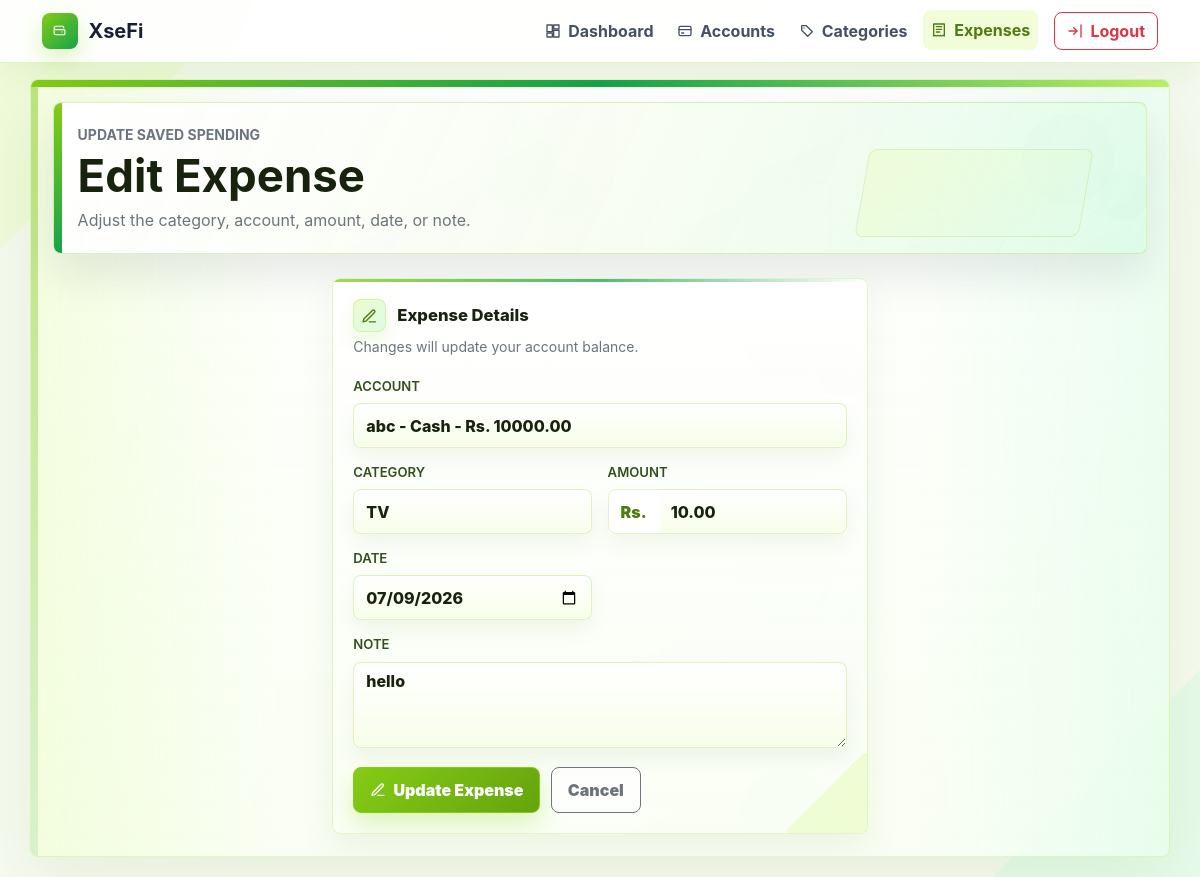
The page /expenses/21/edit (signed in) on the database its author committed.
### tables this page shows
CREATE TABLE expenses (
            id INTEGER PRIMARY KEY AUTOINCREMENT,
            user_id INTEGER NOT NULL,
            account_id INTEGER NOT NULL,
            category TEXT NOT NULL,
            amount REAL NOT NULL,
            note TEXT,
            spent_on TEXT NOT NULL,
            created_at TEXT NOT NULL,
            FOREIGN KEY (user_id) REFERENCES users (id),
            FOREIGN KEY (account_id) REFERENCES accounts (id)
        );

### expense.py (the view, shortened to what this page needs)
@app.route("/expenses/<int:expense_id>/edit", methods=["GET", "POST"])
@login_required
def edit_expense(expense_id):
    db = get_db()
    expense = db.execute(
        "SELECT * FROM expenses WHERE id = ? AND user_id = ?",
        (expense_id, session["user_id"]),
    ).fetchone()
    if not expense:
        flash("Expense not found.", "danger")
        return redirect(url_for("expenses"))
    accounts_for_user = user_accounts(session["user_id"])
    category_rows = user_categories(session["user_id"])
    if request.method == "GET":
        return render_template(
            "edit_expense.html",
            expense=expense,
            accounts=accounts_for_user,
            categories=category_rows,
        )

### expense.py (called while the page is built, shortened)
def get_db():
    if "db" not in g:
        os.makedirs(app.instance_path, exist_ok=True)
        g.db = sqlite3.connect(app.config["DATABASE"])
        g.db.row_factory = sqlite3.Row
        g.db.execute("PRAGMA journal_mode=MEMORY")
        g.db.execute("PRAGMA foreign_keys=ON")
    return g.db

def merge_duplicate_accounts(db):
    duplicate_groups = db.execute(
        """
        SELECT
            user_id,
            LOWER(TRIM(name)) AS normalized_name,
            type,
            MIN(id) AS keep_id,
            SUM(balance) AS total_balance,
            COUNT(*) AS account_count
        FROM accounts
        GROUP BY user_id, normalized_name, type
        HAVING account_count > 1
        """
    ).fetchall()

@app.before_request
def ensure_database():
    init_db()

def current_user():
    user_id = session.get("user_id")
    if not user_id:
        return None
    return get_db().execute("SELECT * FROM users WHERE id = ?", (user_id,)).fetchone()

@app.context_processor
def inject_globals():
    return {"current_user": current_user(), "low_balance_limit": LOW_BALANCE_LIMIT}

def login_required(view):
    @wraps(view)
    def wrapped_view(*args, **kwargs):
        if not session.get("user_id"):
            flash("Please login first.", "warning")
            return redirect(url_for("login"))
        return view(*args, **kwargs)
    return wrapped_view

def user_accounts(user_id):
    return get_db().execute(
        "SELECT * FROM accounts WHERE user_id = ? ORDER BY created_at DESC", (user_id,)
    ).fetchall()

def user_categories(user_id):
    return get_db().execute(
        """
        SELECT categories.*
        FROM categories
        LEFT JOIN expenses
            ON expenses.user_id = categories.user_id
            AND expenses.category = categories.name
        WHERE categories.user_id = ?
        GROUP BY categories.id
        ORDER BY COUNT(expenses.id) DESC, COALESCE(SUM(expenses.amount), 0) DESC, categories.name
        """,
        (user_id,),
    ).fetchall()

### templates/edit_expense.html (shortened to what this page needs)
{% extends "base.html" %}
{% block content %}
<section class="page-hero mb-4">
    <div>
        <p class="text-uppercase text-secondary fw-bold small mb-1">Update saved spending</p>
        <h1 class="fw-bold mb-1">Edit Expense</h1>
        <p class="text-secondary mb-0">Adjust the category, account, amount, date, or note.</p>
    </div>
</section>
<section class="row justify-content-center">
    <div class="col-lg-7 col-xl-6">
        <article class="card app-card edit-expense-card">
            <div class="card-header bg-white border-0 pb-0">
                <h2 class="section-title mb-1"><span class="title-icon"><svg class="icon"><use href="#icon-edit"></use></svg></span>Expense Details</h2>
                <p class="text-secondary small mb-0">Changes will update your account balance.</p>
            </div>
            <div class="card-body">
                <form method="post" class="edit-expense-form">
                    <div class="edit-field edit-field-wide">
                        <label class="form-label fw-semibold">Account</label>
                        <select class="form-select edit-control" name="account_id" required>
                            {% for account in accounts %}
                                <option value="{{ account['id'] }}" {{ 'selected' if expense['account_id'] == account['id'] else '' }}>
                                    {{ account["name"] }} - {{ account["type"] }} - Rs. {{ "%.2f"|format(account["balance"]) }}
                                </option>
                            {% endfor %}
                        </select>
                    </div>
                    <div class="edit-field">
                        <label class="form-label fw-semibold">Category</label>
                        <select class="form-select edit-control" name="category" required>
                            {% for category in categories %}
                                <option value="{{ category['name'] }}" {{ 'selected' if expense['category'] == category['name'] else '' }}>{{ category["name"] }}</option>
                            {% endfor %}
                        </select>
                    </div>
                    <div class="edit-field">
                        <label class="form-label fw-semibold">Amount</label>
                        <div class="input-group edit-money-control">
                            <span class="input-group-text edit-money-prefix">Rs.</span>
                            <input class="form-control edit-control" type="number" name="amount" min="0.01" step="0.01" value="{{ '%.2f'|format(expense['amount']) }}" required>
                        </div>
                    </div>
                    <div class="edit-field">
                        <label class="form-label fw-semibold">Date</label>
                        <input class="form-control edit-control" type="date" name="spent_on" value="{{ expense['spent_on'] }}" required>
                    </div>
                    <div class="edit-field edit-field-wide">
                        <label class="form-label fw-semibold">Note</label>
                        <textarea class="form-control edit-control edit-note-control" name="note" rows="3" placeholder="Optional">{{ expense["note"] or "" }}</textarea>
                    </div>
                    <div class="edit-actions">
                        <button class="btn btn-primary edit-submit-button" type="submit"><svg class="icon"><use href="#icon-edit"></use></svg>Update Expense</button>
                        <a class="btn btn-outline-secondary edit-cancel-button" href="{{ url_for('expenses') }}">Cancel</a>
                    </div>
                </form>
            </div>
        </article>
    </div>
</section>
{% endblock %}

### rows shown on the page
expenses: amount "10.00", spent_on "07/09/2026", note "hello"

### other values the page prints
form field account_id "abc - Cash - Rs. 10000.00"
form field category "TV"
